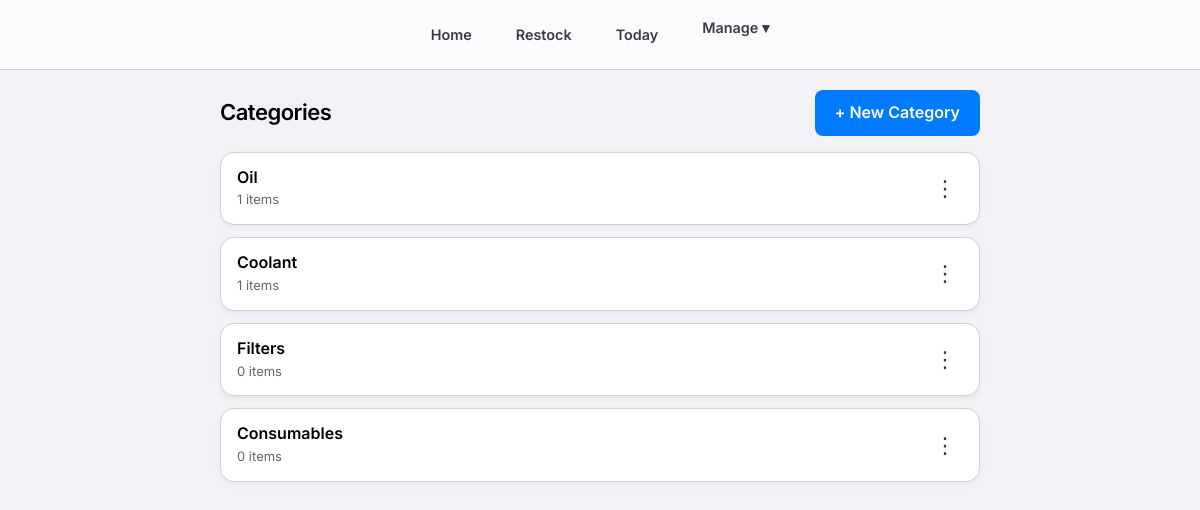
Screenshot of /manage/categories/ (signed in) with the database file from the repository.
### consumables/models.py (models this page shows, shortened)
class Category(models.Model):
    name = models.CharField(max_length=100)
    class Meta:
        verbose_name_plural = "Categories"

### consumables/views.py (the view)
# urls.py: path('manage/categories/', views.manage_categories, name='manage_categories'),
@login_required
@login_required
def manage_categories(request):
    categories = Category.objects.all()
    return render(request, 'consumables/manage_categories.html', {'categories': categories})

### consumables/templates/consumables/manage_categories.html (shortened to what this page needs)
{% extends 'consumables/base.html' %}
{% block content %}
<div class="page-header">
    <h2>Categories</h2>
    <a href="{% url 'add_category' %}" class="btn btn-primary btn-sm">
        + New Category
    </a>
</div>
{% for category in categories %}
<div class="item-card">
    <a href="{% url 'category_detail' category.id %}" class="item-link">
        <div class="item-name">{{ category.name }}</div>
        <div class="item-stock">{{ category.items.count }} items</div>
    </a>
    <details class="details-dropdown">
        <summary>&#8942;</summary>
    </details>
</div>
{% endfor %}
{% endblock %}

### consumables/static/css/style.css (style rules this page uses)
:root { --bg-color: #f2f2f7; --card-bg: #ffffff; --text-primary: #000000; --text-secondary: #3c3c43; --accent-red: #ff3b30; --accent-blue: #007aff; --accent-green: #34c759; --accent-yellow: #f59e0b; --border-color: #d1d1d6; --glass-bg: rgba(255, 255, 255, 0.7); --glass-border: rgba(0, 0, 0, 0.1); --input-bg: rgba(0, 0, 0, 0.05); }
* { box-sizing: border-box; margin: 0; padding: 0; font-family: 'Inter', -apple-system, BlinkMacSystemFont, "Segoe UI", Roboto, Helvetica, Arial, sans-serif; }
body { background-color: var(--bg-color); color: var(--text-primary); line-height: 1.6; padding-bottom: 80px; }
h1, h2, h3 { font-weight: 700; letter-spacing: -0.5px; margin-bottom: 1rem; color: var(--text-primary); }
a { color: var(--accent-blue); text-decoration: none; }
.item-card { background-color: var(--card-bg); padding: 15px; margin-bottom: 10px; border-radius: 12px; display: flex; justify-content: space-between; align-items: center; border: 1px solid var(--border-color); transition: transform 0.2s, box-shadow 0.2s; box-shadow: 0 1px 3px rgba(0, 0, 0, 0.05); }
.item-name { font-weight: 600; font-size: 1.1rem; color: var(--text-primary); white-space: nowrap; overflow: hidden; text-overflow: ellipsis; cursor: pointer; line-height: 1.3; }
.item-stock { font-size: 0.8rem; color: var(--text-secondary); }
.details-dropdown { position: relative; display: flex; align-items: center; justify-content: center; }
.details-dropdown summary { list-style: none; cursor: pointer; font-size: 1.5rem; color: var(--text-secondary); width: 36px; height: 36px; border-radius: 50%; display: flex; align-items: center; justify-content: center; transition: all 0.2s ease; user-select: none; outline: none; }
.details-dropdown summary::after { content: none; }
.btn { padding: 10px 20px; border-radius: 8px; border: none; font-weight: 600; cursor: pointer; transition: background 0.2s, transform 0.1s; text-align: center; display: inline-block; }
.btn-primary { background-color: var(--accent-blue); color: white; }

### consumables/templates/consumables/manage_categories.html (style rules this page uses)
.page-header { display: flex; justify-content: space-between; align-items: center; margin-bottom: 16px; }
.page-header h2 { margin: 0; font-size: 22px; font-weight: 600; }
.item-card { display: flex; align-items: center; justify-content: space-between; background: #fff; border-radius: 14px; padding: 14px 16px; margin-bottom: 12px; box-shadow: 0 2px 6px rgba(0,0,0,0.06); }
.item-link { text-decoration: none; color: inherit; flex: 1; }
.item-name { font-size: 16px; font-weight: 600; }
.item-stock { font-size: 13px; color: #666; margin-top: 2px; }
.details-dropdown { position: relative; }
.details-dropdown summary { list-style: none; cursor: pointer; font-size: 22px; padding: 4px 8px; border-radius: 50%; }

### rows the page displays
Category: name "Oil", items.count "1"
Category: name "Coolant", items.count "1"
Category: name "Filters", items.count "0"
Category: name "Consumables", items.count "0"
